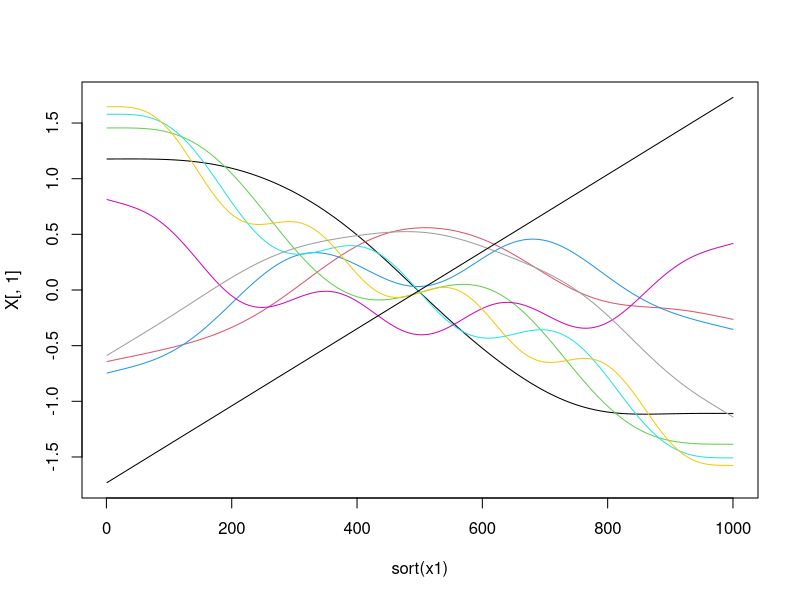
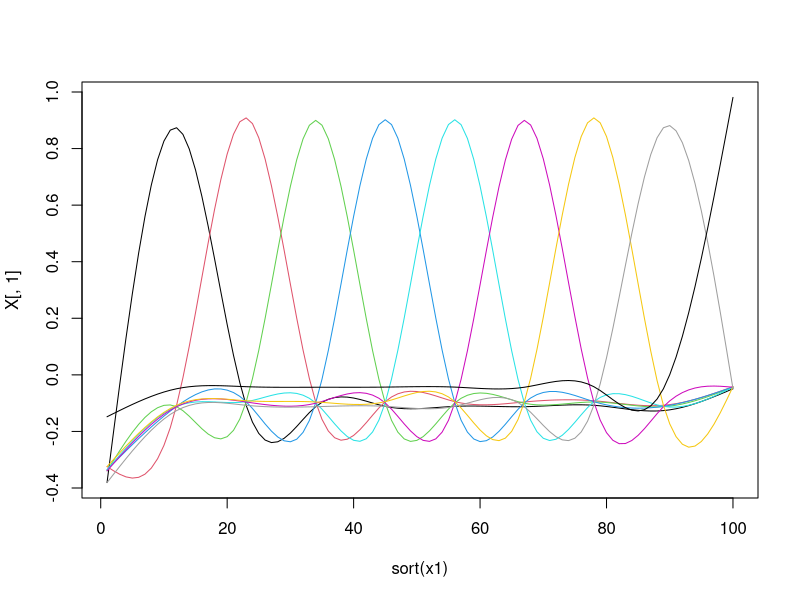

The R script that drew these images, in order: (Note: this script raises an error after producing the figures.)
library(mgcv)
x1 <- 1:1000
um <- smoothCon(
  s(x1),
  data = data.frame(x1 = sort(x1)),
  knots = NULL,
  absorb.cons = TRUE
)
X <- um[[1]]$X
plot(sort(x1), X[, 1], ylim = range(X), type = "l")
for (i in 2:ncol(X))
  lines(sort(x1), X[, i], col = i)

x1 <- 1:100
um <- smoothCon(
  s(x1, bs = "cr"),
  data = data.frame(x1 = sort(x1)),
  knots = NULL,
  absorb.cons = TRUE
)
X <- um[[1]]$X
plot(sort(x1), X[, 1], ylim = range(X), type = "l")
for (i in 2:ncol(X))
  lines(sort(x1), X[, i], col = i)

X <- predict(
  simple,
  newdata = data.frame(x = sim_traj_a$x),
  type = "lpmatrix"
)[,2:10]

plot(sim_traj_a$x, X[, 1], type = "n", ylim = range(X))
for (i in 1:ncol(X)) {
  lines(sim_traj_a$x, X[, i], col = i, lw = 1)
}

X2 <- X %*% diag(coef(simple)[2:10])
plot(
  sim_traj_a$x,
  predict(simple, newdata = data.frame(x = sim_traj_a$x)) -
    coef(simple)[1],
  type = "n",
  ylim = c(-8, 3))
for (i in 1:ncol(X2)) {
  lines(sim_traj_a$x, X2[, i], col = i, lw = 1)
}
lines(
  sim_traj_a$x,
  predict(simple, newdata = data.frame(x = sim_traj_a$x)) -
    coef(simple)[1],
  lw = 3
)
